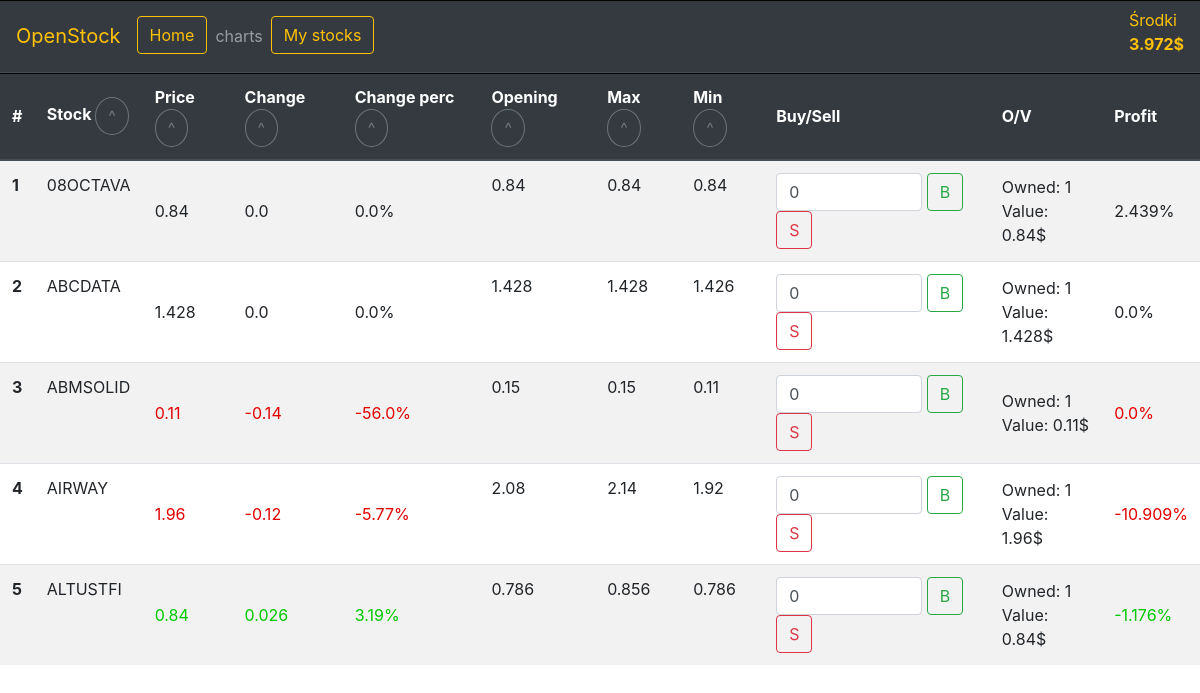
/mystocks/, run on the app's committed database.
### members/models.py (models this page shows)
class Member(models.Model):
	nick = models.TextField()
	email = models.EmailField()
	date = models.DateField()
	money = models.FloatField(default=20000)

### stocks/models.py (models this page shows)
class Stocks(models.Model):
    name = models.TextField()
    price = models.FloatField()
    change = models.FloatField()
    perc = models.FloatField()
    opening = models.FloatField()
    max = models.FloatField()
    min = models.FloatField()

### stocks/views.py (the view)
# urls.py: path('mystocks/', my_stocks, name='my_stocks'),
def my_stocks(request):
	request.session['main']=False
	request.session['order_by'] = 'name'
	request.session['top'] = False
	names = []
	stocks = Stocks.objects.values()
	request.session['bought_stocks'] = {}
	request.session['stocks'] = []
	mem_id = 1
	mem = Member.objects.get(id=mem_id)
	vall = Order.objects.filter(member_id=mem_id).filter(owned__gt=0).values_list('stock_name', flat=True).distinct()
	for name in vall:
		suma = Order.objects.filter(stock_name=name).aggregate(Sum('owned'))
		price = Stocks.objects.filter(name=name).values('price').first()['price']
		request.session['bought_stocks'].update({name:{'value': round(price*int(suma['owned__sum']),3), 'quantity': int(suma['owned__sum']), 'profit': 0}})
		request.session['bought_stocks'][name]['profit'] = count_profit(request, name)
		names.append(name)
	stocks = []
	names.sort()
	for value in names:
		request.session['stocks'].append([entry for entry in Stocks.objects.filter(name=value).values()][0])
	data = {
		'stocks': request.session['stocks'],
		'money': Member.objects.get(id=1).money,
		'bought_stocks': request.session['bought_stocks']
	}
	return render(request, 'mystocks.html', data)

### stocks/templatetags/get_item.py (called while the page is built)
@register.filter
def isnt_empty(dictionary, key):
    if(dictionary.get(str(key))):
        return True
    else:
        return False

@register.simple_tag
def get_value(dictionary, key, value):
    return dictionary.get(str(key))[value]

### stocks/views.py (called while the page is built)
def count_profit(request, ids):
	profit = 0
	previous_value = 0
	current_value = request.session['bought_stocks'][ids]['value']
	objects = Order.objects.filter(stock_name = ids).filter(owned__gt=0).all()
	for obj in objects:
		previous_value += float(obj.owned*obj.purchase_price)
	if(previous_value!=0):
		profit = round(((current_value - previous_value)/previous_value)*100,3)
	return profit

### templates/mystocks.html
{% extends "form.html" %}
{% block content %}
{% if bought_stocks %}
<table class="table table-striped table-hover sticky">
    <thead class="thead-dark">
        <tr>
            <th class="align-middle" scope="col">#</th>
            <th class="align-middle" scope="col">Stock
                <button type="submit" class="btn btn-outline-secondary rounded-circle" name="name">^</button>
            </th>
            <th class="align-middle" scope="col">Price
                <button type="submit" class="btn btn-outline-secondary rounded-circle" name="price">^</button>
            </th>
            <th class="align-middle" scope="col">Change
                <button type="submit" class="btn btn-outline-secondary rounded-circle" name="change">^</button>
            </th>
            <th class="align-middle" scope="col">Change perc
                <button type="submit" class="btn btn-outline-secondary rounded-circle" name="perc">^</button>
            </th>
            <th class="align-middle" scope="col">Opening
                <button type="submit" class="btn btn-outline-secondary rounded-circle" name="opening">^</button>
            </th>
            <th class="align-middle" scope="col">Max
                <button type="submit" class="btn btn-outline-secondary rounded-circle" name="max">^</button>
            </th>
            <th class="align-middle" scope="col">Min
                <button type="submit" class="btn btn-outline-secondary rounded-circle" name="min">^</button>
            </th>
            <th class="align-middle" scope="col">Buy/Sell</th>
            <th class="align-middle" scope="col">O/V</th>
            <th class="align-middle" scope="col">Profit</th>
        </tr>
    </thead>
    <tbody id="stocks">
        {% load get_item %}
        {% for stock in stocks %}
        <tr>
            <td>{{forloop.counter}}</td>
            <td id="name{{forloop.counter}}">{{stock.name}}</td>
            {% if stock.change > 0 %}
            <td class="align-middle" style="color: rgb(0, 200, 0);" id="price{{forloop.counter}}">{{stock.price}}</td>
            {% elif stock.change == 0 %}
            <td class="align-middle" id="price{{forloop.counter}}">{{stock.price}}</td>
            {% else %}
            <td class="align-middle" style="color: rgb(225, 0, 0);"  id="price{{forloop.counter}}">{{stock.price}}</td>
            {% endif %}
            {% if stock.change > 0 %}
            <td class="align-middle" style="color: rgb(0, 200, 0);" id="change{{forloop.counter}}">{{stock.change}}</td>
            {% elif stock.change == 0 %}
            <td class="align-middle" id="change{{forloop.counter}}">{{stock.change}}</td>
            {% else %}
            <td class="align-middle" style="color: rgb(225, 0, 0);"  id="change{{forloop.counter}}">{{stock.change}}</td>
            {% endif %}
            {% if stock.change > 0 %}
            <td class="align-middle" style="color: rgb(0, 200, 0);" id="perc{{forloop.counter}}">{{stock.perc}}%</td>
            {% elif stock.change == 0 %}
            <td class="align-middle" id="perc{{forloop.counter}}">{{stock.perc}}%</td>
            {% else %}
            <td class="align-middle" style="color: rgb(225, 0, 0);"  id="perc{{forloop.counter}}">{{stock.perc}}%</td>
            {% endif %}
            <td id="opening{{forloop.counter}}">{{stock.opening}}</td>
            <td id="max{{forloop.counter}}">{{stock.max}}</td>
            <td id="min{{forloop.counter}}">{{stock.min}}</td>
            <td>
                <form class="form-inline">
                    <div>
                        <input type="number" class="form-control" id="Stock_Input{{forloop.counter}}" min="0" max="100000" value="0">
                        <button id="buy_button{{forloop.counter}}" type="button" class="btn btn-outline-success" row_id="{{forloop.counter}}" member_id="{{stock.id}}">B</button>
                        <button id="sell_button{{forloop.counter}}" type="button" class="btn btn-outline-danger" row_id="{{forloop.counter}}" member_id="{{stock.id}}">S</button>
                    </div>
                </form>
            </td>
            {% if bought_stocks|isnt_empty:stock.name %}
                <td class="align-middle">
                    <div id="quantity{{forloop.counter}}">Owned: {% get_value bought_stocks stock.name 'quantity' %}</div>
                    <div id="value{{forloop.counter}}">Value: {% get_value bought_stocks stock.name 'value' %}$</div>
                </td>
                {% if stock.change > 0 %}
                <td class="align-middle" style="color: rgb(0, 200, 0);" id="profit{{forloop.counter}}">{% get_value bought_stocks stock.name 'profit' %}%</td>
                {% elif stock.change == 0 %}
                <td class="align-middle" id="profit{{forloop.counter}}">{% get_value bought_stocks stock.name 'profit' %}%</td>
                {% else %}
                <td class="align-middle" style="color: rgb(225, 0, 0);"  id="profit{{forloop.counter}}">{% get_value bought_stocks stock.name 'profit' %}%</td>
                {% endif %}
            {% else  %}
                <td class="align-middle">
                    <div id="quantity{{forloop.counter}}">Owned: 0</div>
                    <div id="value{{forloop.counter}}">Value: 0$</div>
                </td>
                <td class="align-middle" id="profit{{forloop.counter}}">0%</td>
            {% endif %}
        </tr>
        {% endfor %}
    </tbody>
</table>
{% else  %}
<p>You don't have any stocks</p>
{% endif %}
{% endblock %}

### templates/form.html (shortened to what this page needs)
<!DOCTYPE html>
<html>
<head>
    <link rel="stylesheet" href="https://stackpath.bootstrapcdn.com/bootstrap/4.3.1/css/bootstrap.min.css">
    {% load static %}
</head>
<body>
    <nav class="navbar navbar-expand-lg navbar-dark bg-dark sticky-top">
        <a class="navbar-brand text-warning" href="/">OpenStock</a>
        <div class="collapse navbar-collapse" id="navbarSupportedContent">
            <ul class="navbar-nav mr-auto">
                <li class="nav-item">
                    <a class="btn btn-outline-warning my-2 my-sm-0" href="/">Home</a>
                </li>
                <li class="nav-item">
                    <a class="nav-link" href="/charts">charts</a>
                </li>
                <li class="nav-item">
                    <a class="btn btn-outline-warning my-2 my-sm-0" href="/mystocks">My stocks</a>
                </li>
            </ul>
            <label>
                <div class="text-warning">
                    <a>Środki</a>
                    <b>
                        <div id="money">
                            {{money}}$
                        </div>
                    </b>
                </div>
            </label>
        </div>
    </nav>
{% block content %}
{% endblock %}
</body>
</html>

### templates/form.html (style rules this page uses)
table { text-align: left; position: relative; border-collapse: collapse; }
nav { box-shadow: inset 0 1px #000; }
th { box-shadow: inset 0 1px #000; background: white; position: sticky; top: 71px; }
tr td:nth-child(1) { font-weight: 700; }
.table.sticky th { position: sticky; top: 71px; }

### data on the page
Member: money "3.972"
Stocks: name "08OCTAVA", price "0.84", change "0.0", perc "0.0", opening "0.84", max "0.84", min "0.84", name "1", name "0.84", name "2.439"
Stocks: name "ABCDATA", price "1.428", change "0.0", perc "0.0", opening "1.428", max "1.428", min "1.426", name "1", name "1.428", name "0.0"
Stocks: name "ABMSOLID", price "0.11", change "-0.14", perc "-56.0", opening "0.15", max "0.15", min "0.11", name "1", name "0.11", name "0.0"
Stocks: name "AIRWAY", price "1.96", change "-0.12", perc "-5.77", opening "2.08", max "2.14", min "1.92", name "1", name "1.96", name "-10.909"
Stocks: name "ALTUSTFI", price "0.84", change "0.026", perc "3.19", opening "0.786", max "0.856", min "0.786", name "1", name "0.84", name "-1.176"
